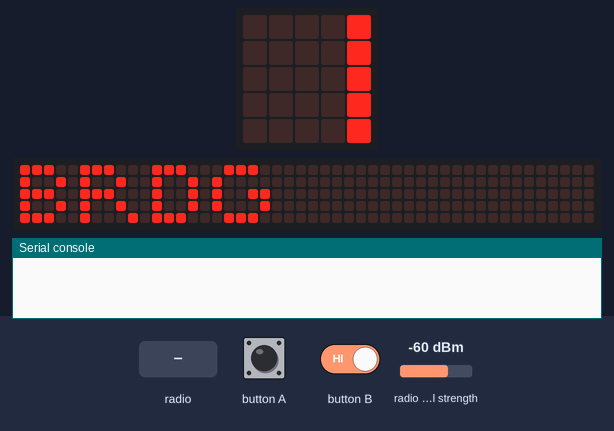
Bench run of a program on a simulated BBC micro:bit running MicroPython. On the bench: the board's 5×5 LED display, a strip that is not on the board, showing the scrolling text unrolled, the last lines printed to the serial console. The test bench sets the inputs (shaded band); at power-on: radio signal strength -60 dBm. Random numbers come from a fixed seed; no radio messages arrive unless stated (any console line starting 'radio sent:' is added by the test bench); the 48×5 strip is a reading aid, not a part: it shows the text the display is scrolling, unrolled, one strip-width of it at a time.

Above: at 0.01 s.
At 3.3 s:
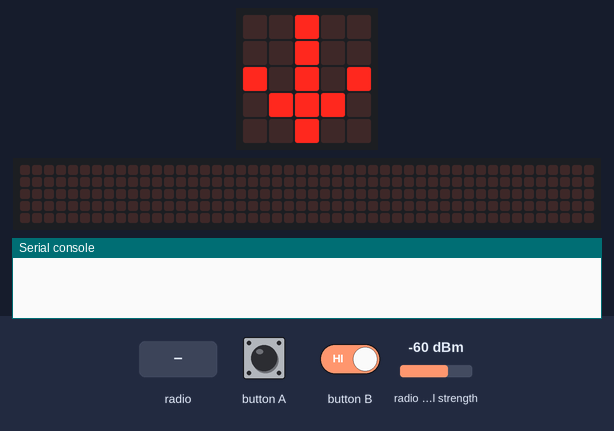
3.4 s: button A pressed for 0.15 s
At 4.3 s:
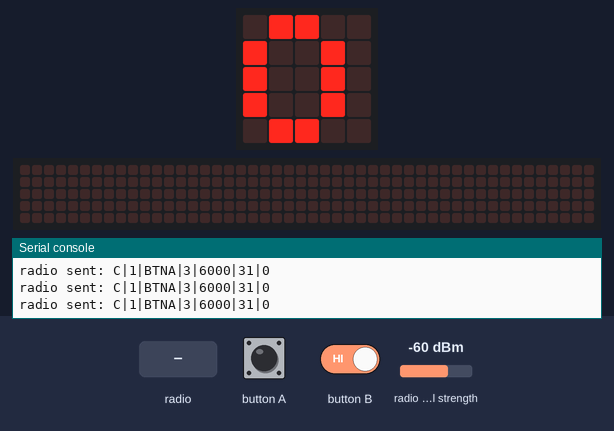
5.0 s: radio message "C" arrives
6.5 s: button A pressed for 1 s
9.0 s: radio message "IDLE" arrives
10.5 s: radio message "idle" arrives
12.0 s: button A driven LOW and button B driven LOW
Timing chart, 0 to 14.5 s (numbered marks = the images above; inputs shaded):
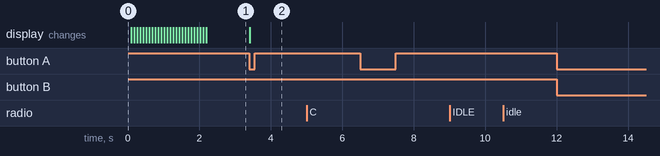

Measured:
- after the input at 3.4 s, the display: changes at once (image 2)

The program:

mb_bridge.py
```python
# mb_bridge.py - Quest Engine bridge / relay. Flash onto the ONE micro:bit that
# stays plugged into the computer. This device is NOT a player.
#
# ---------------------------------------------------------------------------
# WHAT IS NEW COMPARED WITH THE OTHER GAMES IN THIS REPO
# ---------------------------------------------------------------------------
# The bridges in pass_the_ball / hide_and_seek / treasure_hunt are one-way:
# radio in, print() out. This one is TWO-WAY. It also reads the USB serial port
# so the computer can push challenges out to the wands.
#
# It does three jobs beyond relaying:
#
#   1. REPEAT      Re-broadcasts the active challenge every ~250 ms. The
#                  computer sends each challenge down the wire exactly once;
#                  keeping the repeat loop here means the timing stays tight
#                  and the serial port stays quiet.
#   2. ACKNOWLEDGE Micro:bit radio has no ACKs. As wands answer, we set their
#                  bit in the <ack> field of the repeats. A wand stops resending
#                  its answer the moment it sees its own bit set, so nothing is
#                  lost silently and nobody floods the airwaves.
#   3. STANDALONE  Button A walks through a built-in challenge list and Button B
#                  repeats the current one, so the whole game demos with no
#                  computer at all. This is also the fallback if the serial
#                  downlink misbehaves.
#
# ---------------------------------------------------------------------------
# WIRE FORMAT - keep in sync with computer_app/protocol.py
# ---------------------------------------------------------------------------
#   Downlink   C|<seq>|<verb>|<arg>|<win>|<mask>|<ack>
#   Answer     A|<pid>|<seq>|<result>|<ms>|<eid>
#   Heartbeat  H|<pid>|<seq>|<flags>
#   Beacon     B|<prop_id>
#
# SERIAL OUT
#   "<payload>,<rssi>"   a packet we heard over radio
#   "<payload>"          no comma = the bridge echoing what it just sent,
#                        so the computer knows what went out in standalone mode
#
# SERIAL IN
#   "C|<seq>|<verb>|<arg>|<win>|<mask>" + newline. The <ack> field is optional
#   on the way in and is ignored - we maintain it ourselves.
#
# LED: down arrow = idle and listening. A digit = how many wands have answered
# the current challenge, which is the one number a gamemaster actually needs.
#
# Requires micro:bit V2. Flash with python.microbit.org/v/3 (NOT uflash).

from microbit import *
import radio
import random

# ---------------------------------------------------------------------------
# Radio - must match every other file in this game
# ---------------------------------------------------------------------------
RADIO_GROUP = 42
RADIO_POWER = 7          # max power: the bridge must hear every wand

# How often the active challenge goes back out, plus jitter to avoid colliding
# with the wands' heartbeats and answers.
REPEAT_MS     = 250
REPEAT_JITTER = 60

LOOP_SLEEP_MS = 5

# ---------------------------------------------------------------------------
# Standalone demo sequence: (verb, arg, window_ms, mask)
# mask 31 == 0b11111 == all five wands. Used only by the Button A walkthrough.
# This deliberately touches every sensor so one pass is a full hardware test.
# ---------------------------------------------------------------------------
DEMO = [
    ('BTNA',   3,    6000,  31),   # buttons
    ('BTNB',   2,    6000,  31),   # buttons
    ('TILTL',  1,    6000,  31),   # accelerometer gesture
    ('TILTR',  1,    6000,  31),   # accelerometer gesture
    ('SHAKE',  2,    6000,  31),   # accelerometer gesture
    ('FACEDN', 0,    6000,  31),   # accelerometer orientation
    ('HOLD',   3000, 10000, 31),   # logo touch
    ('CLAP',   2,    8000,  31),   # microphone
    ('SHOUT',  1000, 8000,  31),   # microphone
    ('LEVEL',  2000, 12000, 31),   # accelerometer tilt
    ('IDLE',   0,    0,     31),   # stand down
]

# ---------------------------------------------------------------------------
# State
# ---------------------------------------------------------------------------
active      = None    # (seq, verb, arg, win, mask) or None
ack_mask    = 0       # which players have answered the active challenge
seq_counter = 0       # only used to mint seq numbers in standalone mode
demo_index  = -1

next_repeat = 0
rx_buffer   = b''     # partial serial line from the computer
last_shown  = None    # avoid redrawing the LEDs every loop

radio.config(group=RADIO_GROUP, power=RADIO_POWER, queue=8, length=64)
radio.on()

display.scroll('BRDG', delay=80)
display.show(Image.ARROW_S)      # points down, towards the USB cable


def popcount(mask):
    n = 0
    while mask:
        mask &= mask - 1
        n += 1
    return n


def decode(raw):
    """
    Strip the 3-byte radio header and keep printable ASCII.
    REUSE: identical to the decoding block in every other bridge in this repo.
    """
    if isinstance(raw, bytes):
        return ''.join(chr(b) for b in raw[3:] if 32 <= b < 127).strip()
    return str(raw).strip()


def broadcast(echo):
    """Send the active challenge, with the ack mask we have built up so far."""
    if active is None:
        return
    seq, verb, arg, win, mask = active
    msg = 'C|{}|{}|{}|{}|{}|{}'.format(seq, verb, arg, win, mask, ack_mask)
    radio.send(msg)
    if echo:
        # No trailing comma: that is how the computer tells our echoes apart
        # from packets we overheard.
        print(msg)


def set_active(seq, verb, arg, win, mask):
    global active, ack_mask, seq_counter, next_repeat
    active = (seq, verb, arg, win, mask)
    ack_mask = 0
    if seq > seq_counter:
        seq_counter = seq          # never mint a seq the computer already used
    broadcast(True)
    next_repeat = running_time() + REPEAT_MS + random.randint(0, REPEAT_JITTER)


def handle_serial_line(line):
    """Parse one 'C|seq|verb|arg|win|mask[|ack]' line from the computer."""
    parts = line.split('|')
    if len(parts) < 6 or parts[0] != 'C':
        return
    try:
        set_active(int(parts[1]), parts[2],
                   int(parts[3]), int(parts[4]), int(parts[5]))
    except ValueError:
        pass                        # malformed line: ignore rather than crash


def note_answer(payload):
    """A wand answered. Set its ack bit if the answer is for the live challenge."""
    global ack_mask
    if active is None:
        return
    parts = payload.split('|')
    if len(parts) < 3:
        return
    try:
        pid = int(parts[1])
        seq = int(parts[2])
    except ValueError:
        return
    if seq == active[0] and 1 <= pid <= 5:
        ack_mask |= 1 << (pid - 1)


def advance_demo():
    global demo_index, seq_counter
    demo_index = (demo_index + 1) % len(DEMO)
    verb, arg, win, mask = DEMO[demo_index]
    seq_counter += 1
    set_active(seq_counter, verb, arg, win, mask)


def render():
    """Down arrow when idle, otherwise the number of wands that have answered."""
    global last_shown
    if active is None or active[1] == 'IDLE':
        key = 'idle'
    else:
        key = popcount(ack_mask)
    if key == last_shown:
        return
    last_shown = key
    if key == 'idle':
        display.show(Image.ARROW_S)
    else:
        display.show(str(key))


while True:
    now = running_time()

    # --- Uplink: everything we hear on the radio goes to the computer --------
    # Drain a few packets per pass so a burst of answers cannot back up the
    # radio queue while we are sleeping.
    for _ in range(4):
        packet = radio.receive_full()
        if packet is None:
            break
        raw, rssi, _ = packet
        text = decode(raw)
        if not text:
            continue
        print('{},{}'.format(text, rssi))
        if text.startswith('A|'):
            note_answer(text)

    # --- Downlink: challenges pushed from the computer -----------------------
    # NOTE: never call uart.init() here. The default uart IS the USB serial
    # connection that print() writes to, and re-initialising it breaks both.
    if uart.any():
        chunk = uart.read()
        if chunk:
            rx_buffer += chunk
            while b'\n' in rx_buffer:
                line, rx_buffer = rx_buffer.split(b'\n', 1)
                try:
                    handle_serial_line(line.decode('utf-8').strip())
                except Exception:
                    pass            # never let a bad byte take the bridge down
            if len(rx_buffer) > 200:
                rx_buffer = b''     # no newline in sight: drop the garbage

    # --- Repeat the active challenge ----------------------------------------
    if active is not None and now >= next_repeat:
        broadcast(False)
        next_repeat = now + REPEAT_MS + random.randint(0, REPEAT_JITTER)

    # --- Standalone controls ------------------------------------------------
    if button_a.was_pressed():
        advance_demo()
    if button_b.was_pressed() and active is not None:
        # Re-issue the current challenge under a fresh seq so wands re-arm.
        seq_counter += 1
        set_active(seq_counter, active[1], active[2], active[3], active[4])

    render()
    sleep(LOOP_SLEEP_MS)
```
